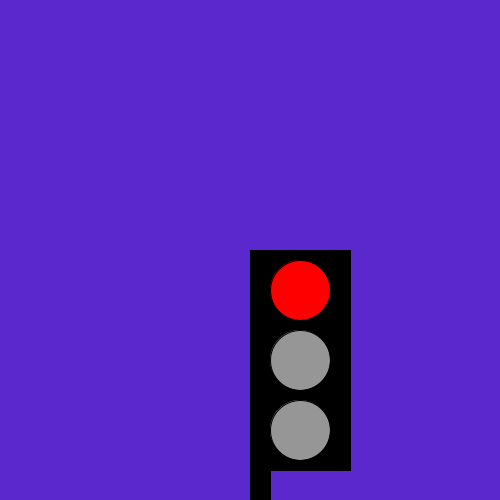
Frame 1 (no input)
Frame 60 (the mouse pressed at the canvas centre just before this capture): identical to frame 1, image omitted
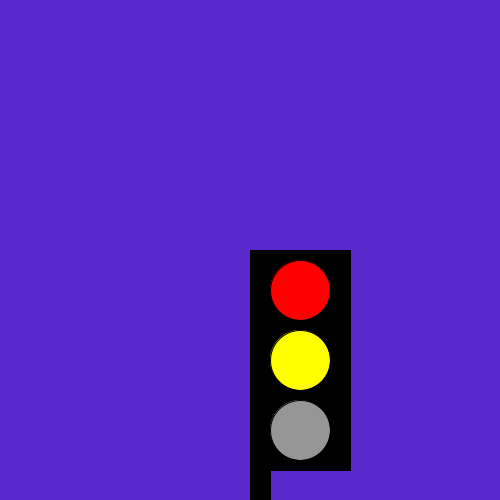
Frame 120 (the mouse held since frame 60 and released just before this capture)

The Processing sketch that drew these frames (run headless with seeded random() and noise(); from frame 60 on, the mouse is pressed at the canvas centre):

// Processing sketch: Tasksix
// ── Tasksix.pde
// Opgave 6.a: Erklærer og initialiser variable til at gemme farverne i et trafiklys
int redColor = color(255, 0, 0);
int yellowColor = color(255, 255, 0);
int greenColor = color(0, 255, 0);
int greyColor = color(150);

// Opgave 6.b: Erklærer og initialiserer en variabel for hver af de tre lys/lamper i en lyskurv
int light1 = redColor;
int light2 = greyColor;
int light3 = greyColor;

// 6.c: Setup metoden hvor jeg tegner en boks for trafiklyset
void setup() {
  size(500, 500);
}

void draw() {
  // Baggrundsfarve
  background(#5B28CE);

  // Tegner stangen til lyskrydset
  fill(0);
  rect(250, 360, 20, 150);

  // Tegner boksen til trafiklyset
  fill(0);
  rect(250, 250, 100, 220);

  // 6.d: Skifter mellem de fire konstellationer baseret på frameCount
  switch (frameCount % 400) {
    case 0:
      // Rødt lys
      light1 = redColor;
      light2 = greyColor;
      light3 = greyColor;
      break;
    case 100:
      // Rød og gul
      light1 = redColor;
      light2 = yellowColor;
      light3 = greyColor;
      break;
    case 200:
      // Grønt lys
      light1 = greyColor;
      light2 = greyColor;
      light3 = greenColor;
      break;
    case 300:
      // Gult lys
      light1 = greyColor;
      light2 = yellowColor;
      light3 = greyColor;
      break;
  }

  // 6.e: Tegner de tre cirkler med hver sin farve
  fill(light1);
  ellipse(300, 290, 60, 60); // Øverste lys (rødt)

  fill(light2);
  ellipse(300, 360, 60, 60); // Midterste lys (gult)

  fill(light3);
  ellipse(300, 430, 60, 60); // Nederst lys (grønt)
}
